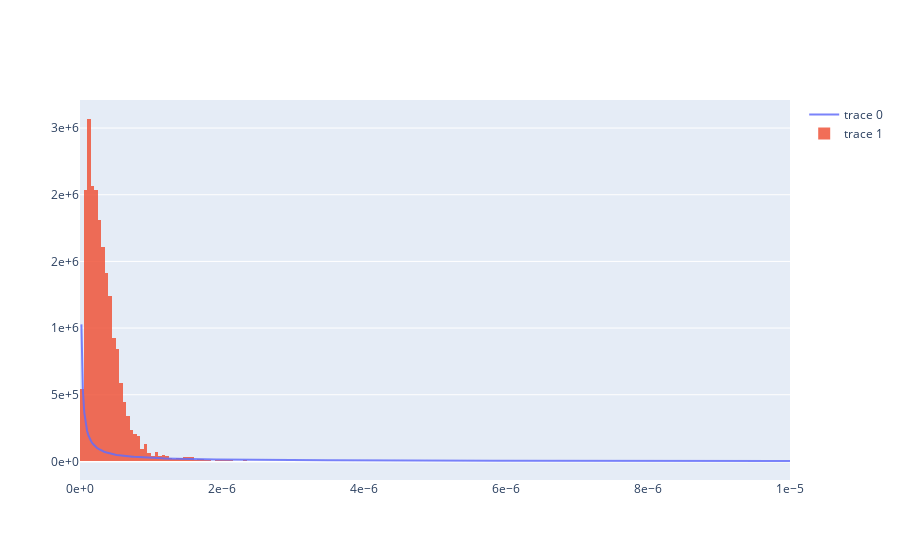

Write notebook code for a chart like this one.
### Code cell
import plotly.graph_objects as go
import numpy as np 
nbins = 150
X = np.linspace(0,OZZ.runtime,500)
# Y = [gamma.pdf(j, a=fit_alpha, scale=fit_beta) for j in X]
data1 = go.Scatter(x=X, y=gamma.pdf(X, a=fit_alpha, scale=fit_beta))
data2 = go.Histogram(x=tau, histnorm='probability density', nbinsx=nbins)

layout = go.Layout(xaxis=dict(tickformat=".0e"),
                   yaxis=dict(tickformat=".0e"))

fig = go.Figure(data=[data1, data2], layout=layout)
fig.update_traces(opacity=0.85)
fig.show()

### Figure 1 — Plotly figure (JSON) as saved in the notebook; plotly's stock layout.template omitted (floating-point values rounded to 4 significant figures; data arrays with more than 128 entries replaced by an {"elided": "..."} marker saying what was removed)
{"data": [{"opacity": 0.85, "type": "scatter", "x": {"elided": "500 float values"}, "y": {"elided": "500 float values"}}, {"histnorm": "probability density", "nbinsx": 150, "opacity": 0.85, "type": "histogram", "x": {"elided": "10000 float values"}}], "layout": {"xaxis": {"tickformat": ".0e"}, "yaxis": {"tickformat": ".0e"}}}
